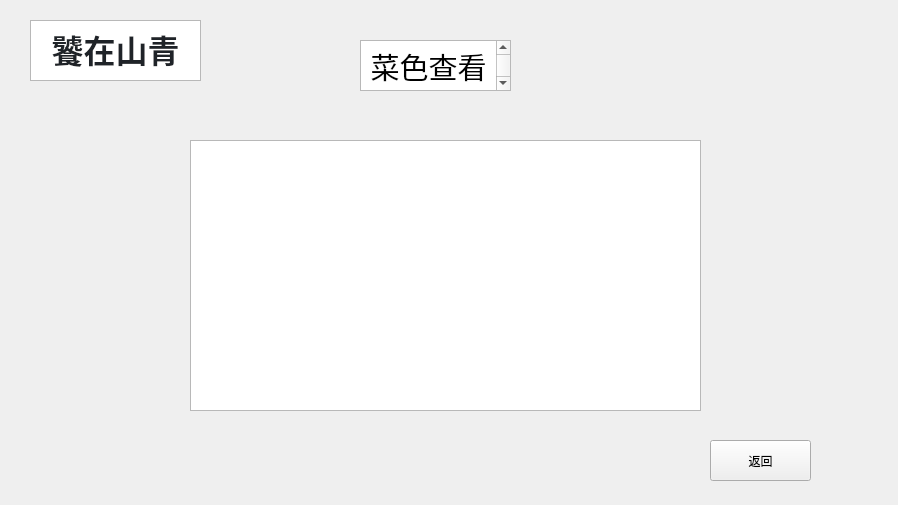
<?xml version="1.0" encoding="UTF-8"?>
<ui version="4.0">
 <class>dishesshownew</class>
 <widget class="QWidget" name="dishesshownew">
  <property name="geometry">
   <rect>
    <x>0</x>
    <y>0</y>
    <width>898</width>
    <height>505</height>
   </rect>
  </property>
  <property name="windowTitle">
   <string>Form</string>
  </property>
  <widget class="QTextBrowser" name="textBrowser">
   <property name="geometry">
    <rect>
     <x>30</x>
     <y>20</y>
     <width>171</width>
     <height>61</height>
    </rect>
   </property>
   <property name="html">
    <string>&lt;!DOCTYPE HTML PUBLIC &quot;-//W3C//DTD HTML 4.0//EN&quot; &quot;http://www.w3.org/TR/REC-html40/strict.dtd&quot;&gt;
&lt;html&gt;&lt;head&gt;&lt;meta name=&quot;qrichtext&quot; content=&quot;1&quot; /&gt;&lt;meta charset=&quot;utf-8&quot; /&gt;&lt;style type=&quot;text/css&quot;&gt;
p, li { white-space: pre-wrap; }
hr { height: 1px; border-width: 0; }
li.unchecked::marker { content: &quot;\2610&quot;; }
li.checked::marker { content: &quot;\2612&quot;; }
&lt;/style&gt;&lt;/head&gt;&lt;body style=&quot; font-family:'Microsoft YaHei UI'; font-size:9pt; font-weight:400; font-style:normal;&quot;&gt;
&lt;p align=&quot;center&quot; style=&quot; margin-top:0px; margin-bottom:0px; margin-left:0px; margin-right:0px; -qt-block-indent:0; text-indent:0px;&quot;&gt;&lt;span style=&quot; font-family:'-apple-system','BlinkMacSystemFont','Segoe UI','Noto Sans','Helvetica','Arial','sans-serif','Apple Color Emoji','Segoe UI Emoji'; font-size:24pt; font-weight:700; color:#1f2328; background-color:#ffffff;&quot;&gt;饕在山青&lt;/span&gt;&lt;/p&gt;&lt;/body&gt;&lt;/html&gt;</string>
   </property>
  </widget>
  <widget class="QTextBrowser" name="textBrowser_2">
   <property name="geometry">
    <rect>
     <x>360</x>
     <y>40</y>
     <width>151</width>
     <height>51</height>
    </rect>
   </property>
   <property name="html">
    <string>&lt;!DOCTYPE HTML PUBLIC &quot;-//W3C//DTD HTML 4.0//EN&quot; &quot;http://www.w3.org/TR/REC-html40/strict.dtd&quot;&gt;
&lt;html&gt;&lt;head&gt;&lt;meta name=&quot;qrichtext&quot; content=&quot;1&quot; /&gt;&lt;meta charset=&quot;utf-8&quot; /&gt;&lt;style type=&quot;text/css&quot;&gt;
p, li { white-space: pre-wrap; }
hr { height: 1px; border-width: 0; }
li.unchecked::marker { content: &quot;\2610&quot;; }
li.checked::marker { content: &quot;\2612&quot;; }
&lt;/style&gt;&lt;/head&gt;&lt;body style=&quot; font-family:'Microsoft YaHei UI'; font-size:9pt; font-weight:400; font-style:normal;&quot;&gt;
&lt;p align=&quot;center&quot; style=&quot; margin-top:0px; margin-bottom:0px; margin-left:0px; margin-right:0px; -qt-block-indent:0; text-indent:0px;&quot;&gt;&lt;span style=&quot; font-size:22pt;&quot;&gt;菜色查看&lt;/span&gt;&lt;/p&gt;&lt;/body&gt;&lt;/html&gt;</string>
   </property>
  </widget>
  <widget class="QTextBrowser" name="dishes">
   <property name="geometry">
    <rect>
     <x>190</x>
     <y>140</y>
     <width>511</width>
     <height>271</height>
    </rect>
   </property>
  </widget>
  <widget class="QPushButton" name="back">
   <property name="geometry">
    <rect>
     <x>710</x>
     <y>440</y>
     <width>101</width>
     <height>41</height>
    </rect>
   </property>
   <property name="text">
    <string>返回</string>
   </property>
  </widget>
 </widget>
 <resources/>
 <connections/>
</ui>
